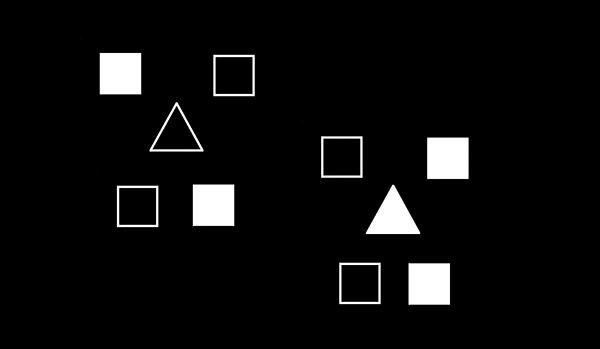
//> input picture ShapeDetection/test.png, 600 x 349 px, given in place of test1.mp4, which was not available
$ ./main   (built with g++ and OpenCV 4)
//> lines starting //> are read from the running program, lines starting //| are printed output that depends on the picture; after the words box and inside, x2 and y2 are one past the last pixel; in counts of white or black regions, pixels touching at a corner belong together; pictures that were not available may be replaced by others from this repository, and a replacement may not be noted
#include <opencv2\opencv.hpp>
#include <opencv\cv.h>
#include <queue>

using namespace cv;
using namespace std;

Mat original_image, binimage;
int thresh = 100, N = 5;

class Player
{
private:
	vector<Point> triangle;
	Point center; //center of triangle
	vector<vector<Point>> boxes;
	vector<Point> box_centers;
	char team; //team
	short number; //player's number
	Mat image;

	void setTeam()
	{
		Mat labels = Mat::zeros(image.size(), CV_8UC1);
		vector<vector<Point>> contour;
		contour.push_back(triangle);
		drawContours(labels, contour, -1, Scalar(255), CV_FILLED);

		Rect roi;
		Scalar area;

		roi = boundingRect(triangle);
		area = mean(image(roi), labels(roi));
		team = area[0] < 200 ? 'a' : 'b';

		labels.release();
		contour.clear();
	}

	Point getSquareCenter(vector<Point> box)
	{
		int x = 0;
		int y = 0;

		for (size_t i = 0; i < box.size(); i++)
		{
			x += box[i].x;
			y += box[i].y;
		}
		return(Point(x / box.size(), y / box.size()));

	}

	bool getColor(int idx)
	{
		Mat labels = Mat::zeros(image.size(), CV_8UC1);
		drawContours(labels, boxes, -1, Scalar(255), CV_FILLED);

		Rect roi;
		Scalar area;

		roi = boundingRect(boxes[idx]);
		area = mean(image(roi), labels(roi));

		labels.release();
		return area[0] < 200 ? false : true;
	}

	// [23 lines of commented-out code are left out]

	bool orientation(Point pstart, Point pend, Point point)
	{
		double d = (pend.x - pstart.x)*(point.y - pstart.y) - (pend.y - pstart.y)*(point.x - pstart.x);

		if (d < 0)
			return false;

		return true;
	}

	double eucleadDistance(Point& a, Point& b)
	{
		return sqrt(pow(a.x - b.x, 2) + pow(a.y - b.y, 2));
	}

	void calcNumber()
	{
		int backIdx1 = 10;
		int backIdx2 = 10;
		double dist;
		double minDist = image.size().height*image.size().width;

		for (int i = 0; i < boxes.size(); i++)
			box_centers.push_back(getSquareCenter(boxes[i]));

		for (int i = 0; i < boxes.size(); i++)
			for (int j = i + 1; j < boxes.size(); j++)
			{
				dist = eucleadDistance(box_centers[i], box_centers[j]);
				if (dist < minDist)
				{
					minDist = dist;
					backIdx1 = i;
					backIdx2 = j;
				}
			}

		// индексы передних квадратов
		int frontIdx1 = 0;
		int frontIdx2 = 0;
		while (frontIdx1 == backIdx1 || frontIdx1 == backIdx2)
			frontIdx1++;
		while (frontIdx2 == backIdx1 || frontIdx2 == backIdx2 || frontIdx2 == frontIdx1)
			frontIdx2++;

		// определяем ближайший квадрат из передних
		int startbox = backIdx1;
		double dist1 = eucleadDistance(box_centers[startbox], box_centers[frontIdx1]);
		double dist2 = eucleadDistance(box_centers[startbox], box_centers[frontIdx2]);

		int next = dist1 < dist2 ? 1 : 2;

		// ориентация игрока
		if (orientation(box_centers[backIdx1], box_centers[backIdx2], box_centers[frontIdx1]))
		{
			startbox = backIdx2;
			next = next == 1 ? 2 : 1;
		}

		// получение номера
		number = 0;
		if (getColor(startbox))
			number++;
		number <<= 1;
		if (getColor(next == 1 ? frontIdx1 : frontIdx2))
			number++;
		number <<= 1;
		if (getColor(next == 1 ? frontIdx2 : frontIdx1))
			number++;
		number <<= 1;
		if (getColor(startbox == backIdx1 ? backIdx2 : backIdx1))
			number++;
	}

public:
	Player(vector<Point>& tri, Mat& img)
	{
		image = img.clone();
		for (int i = 0; i < tri.size(); i++)
			triangle.push_back(tri[i]);

		setTeam();
		number = -1;
	}

	~Player()
	{
		triangle.clear();
		boxes.clear();
		box_centers.clear();
		image.release();
	}

	void addBoxes(vector<Point>& box)
	{
		boxes.push_back(box);

		//if (boxes.size() == 4)
			//setNumber();
	}

	int getNumber()
	{
		return number;
	}

	char getTeam()
	{
		return team;
	}

	Point getCenter()
	{
		return center;
	}

	void updatePlayer()
	{
		if (boxes.size() == 4)
			calcNumber();
	}

	void drawPlayer(Mat& img)
	{
		Rect roi;
		Scalar area, color;

		// Draw Triangle
		const Point* pp = &triangle[0];
		int n = (int)triangle.size();
		color = team == 'a' ? Scalar(0, 255, 255) : Scalar(0, 0, 255);

		polylines(img, &pp, &n, 1, true, color, 1, LINE_AA);

		// Draw Squares
		Mat labels = Mat::zeros(img.size(), CV_8UC1);
		drawContours(labels, boxes, -1, Scalar(255), CV_FILLED);

		for (size_t i = 0; i < boxes.size(); i++)
		{
			pp = &boxes[i][0];
			n = (int)boxes[i].size();

			// is filled
			roi = boundingRect(boxes[i]);
			area = mean(image(roi), labels(roi));
			color = area[0] < 200 ? Scalar(0, 255, 0) : Scalar(255, 0, 0);

			polylines(img, &pp, &n, 1, true, color, 1, LINE_AA);
		}
		labels.release();

		// Draw Enclosing Circle
		Point2f center;
		float radius;
		vector<Point> points;
		for (int i = 0; i < boxes.size(); i++)
			for (int j = 0; j < boxes[i].size(); j++)
				points.push_back(boxes[i][j]);
		if (points.size() > 0)
		{
			minEnclosingCircle(points, center, radius);
			circle(img, center, radius, Scalar(0, 255, 255), 1, 8);
		}
		points.clear();

		// Draw Number
		//setNumber();
		putText(img, to_string(number), center, FONT_HERSHEY_DUPLEX, 0.75, Scalar(0, 0, 255), 1, CV_FILLED);

		imshow("image", img);
	}
};

// angle (for squares)
static double angle(Point pt1, Point pt2, Point pt0)
{
	double dx1 = pt1.x - pt0.x;
	double dy1 = pt1.y - pt0.y;
	double dx2 = pt2.x - pt0.x;
	double dy2 = pt2.y - pt0.y;
	return (dx1*dx2 + dy1*dy2) / sqrt((dx1*dx1 + dy1*dy1)*(dx2*dx2 + dy2*dy2) + 1e-10);
}

static void getAllCenters(vector<Point>& centers, vector<vector<Point>>& shape)
{
	centers.clear();

	for (int i = 0; i < shape.size(); i++)
	{
		int x = 0;
		int y = 0;
		for (int j = 0; j < shape[i].size(); j++)
		{
			x += shape[i][j].x;
			y += shape[i][j].y;
		}
		centers.push_back(Point(x / shape[i].size(), y / shape[i].size()));
	}
}

static double eucleadDistance(Point& a, Point& b)
{
	return sqrt(pow(a.x - b.x, 2) + pow(a.y - b.y, 2));
}

void findShapes(const Mat& image, vector<vector<Point>>& squares, vector<vector<Point>>& triangles)
{
	squares.clear();
	triangles.clear();

	Mat gray, pyr, timg, gray0(image.size(), CV_8U);
	vector<vector<Point>> contours;

	cvtColor(image, gray, CV_BGR2GRAY);

	pyrDown(gray, pyr, Size(image.cols / 2, image.rows / 2));
	pyrUp(pyr, gray0, image.size());

	Canny(gray0, gray, 50, thresh, 3);
	dilate(gray, gray, Mat(), Point(-1, -1));
	erode(gray, gray, Mat(), Point(-1, -1));

	findContours(gray, contours, RETR_EXTERNAL, CHAIN_APPROX_SIMPLE);


	Mat labels = Mat::zeros(image.size(), CV_8UC1);
	drawContours(labels, contours, -1, Scalar(255), 1);

	imshow("contours", labels);
	labels.release();

	vector<Point> approx;

	for (size_t i = 0; i < contours.size(); i++)
	{
		approxPolyDP(Mat(contours[i]), approx, arcLength(Mat(contours[i]), true)*0.02, true);

		if (approx.size() == 4 &&
			fabs(contourArea(Mat(approx))) > 100 &&
			isContourConvex(Mat(approx)))
		{

			// [9 lines of commented-out code are left out]
				squares.push_back(approx);
		}

		if (approx.size() == 3 &&
			fabs(contourArea(Mat(approx))) > 100 &&
			isContourConvex(Mat(approx)))
				triangles.push_back(approx);

		approx.clear();
	}
}

static void getPlayers(Mat& image, vector<Player>& players, vector<vector<Point>>& triangles, vector<vector<Point>>& squares, vector<Point>& tri_centers, vector<Point>& squ_centers)
{
	getAllCenters(tri_centers, triangles);
	getAllCenters(squ_centers, squares);

	multimap <double, vector<Point>> dist;
	for (size_t i = 0; i < triangles.size(); i++)
	{
		players.push_back(Player(triangles[i], image));

		dist.clear();
		for (size_t j = 0; j < squares.size(); j++)
			dist.insert(make_pair(eucleadDistance(tri_centers[i], squ_centers[j]), squares[j]));

		int k = 0;
		auto it = dist.begin();
		while (it != dist.end() && k < 4)
		{
			players[i].addBoxes((*it).second);
			k++;
			it++;
		}
	}
}


void clearPlayers(vector<Player>& players)
{
	for (int i = 0; i < players.size(); i++)
		players[i].~Player();
	players.clear();
}


int setNumber(Mat& image, vector<vector<Point>> boxes)
{
	Mat labels = Mat::zeros(image.size(), CV_8UC1);
	Rect roi;
	Scalar area;

	int number = 0;
	int fill;
	for (int i = 0; i < boxes.size(); i++)
	{
		roi = boundingRect(boxes[i]);
		area = mean(image(roi), labels(roi));

		fill = area[0] < 200 ? 0 : 1;
		number += fill;
		number << 1;
	}
	labels.release();
	return number;
}

int main()
{


	//ofstream fout("log.txt");

	vector<vector<Point>> squares;
	vector<vector<Point>> triangles;
	vector<Player> players;
	vector<Point> tri_centers;
	vector<Point> squ_centers;

	cvNamedWindow("image", CV_WINDOW_AUTOSIZE);
	cvNamedWindow("contours", CV_WINDOW_AUTOSIZE);

	// [26 lines of commented-out code are left out]
	VideoCapture cap = VideoCapture("test1.mp4");

	if (!cap.isOpened())  // check if we succeeded
		return -1;

	for (;;)
	{
		cap >> original_image; // get a new frame from camera
//> original_image is the input picture: 349 rows x 600 cols, CV_8UC3; min 0, max 255, mean 12.3

		if (!cap.grab())
			break;

		cvtColor(original_image, binimage, CV_BGR2GRAY);
		adaptiveThreshold(binimage, binimage, 255, ADAPTIVE_THRESH_MEAN_C, THRESH_BINARY, 7, 2);
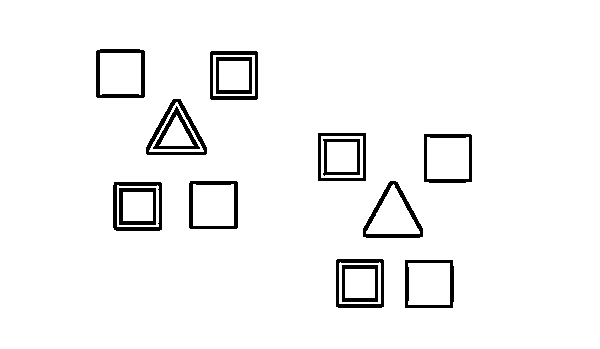
//> binimage: 349 rows x 600 cols, CV_8UC1; 95.8% white; 15 black regions, largest, box (x1, y1, x2, y2) and area: (363, 181, 423, 238) 732, (96, 49, 145, 98) 703, (146, 99, 207, 155) 671
		dilate(binimage, binimage, Mat(), Point(-1, -1));
		erode(binimage, binimage, Mat(), Point(-1, -1));

		clearPlayers(players);

		findShapes(original_image, squares, triangles);
//> in findShapes, `pyrDown(gray, pyr, Size(image.cols / 2, image.rows / 2));`:
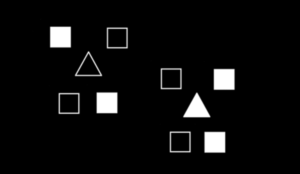
//> pyr: 174 rows x 300 cols, CV_8UC1; min 0, max 255, mean 12.3
//> in findShapes, `pyrUp(pyr, gray0, image.size());`:
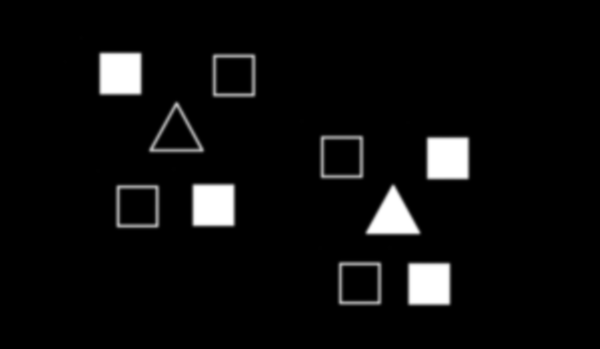
//> gray0: 349 rows x 600 cols, CV_8UC1; min 0, max 255, mean 12.3
//> in findShapes, `erode(gray, gray, Mat(), Point(-1, -1));`:
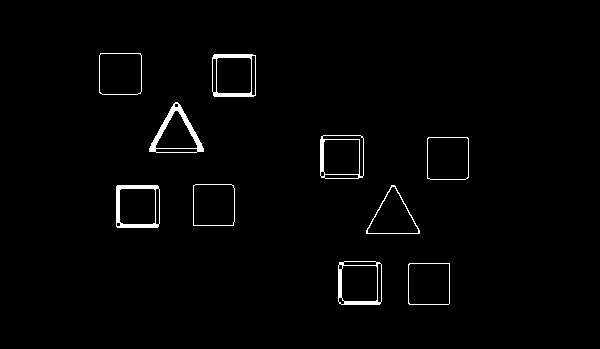
//> gray: 349 rows x 600 cols, CV_8UC1; 1.6% white; 10 white regions
//> in findShapes, `findContours(gray, contours, RETR_EXTERNAL, CHAIN_APPROX_SIMPLE);`: contours = 10 contours; largest, box (x1, y1, x2, y2) and area: (320, 135, 364, 179) 1828, (338, 261, 382, 305) 1826, (116, 185, 160, 228) 1797, (212, 54, 256, 97) 1794, (427, 137, 469, 180) 1716
//> in findShapes, `drawContours(labels, contours, -1, Scalar(255), 1);`:
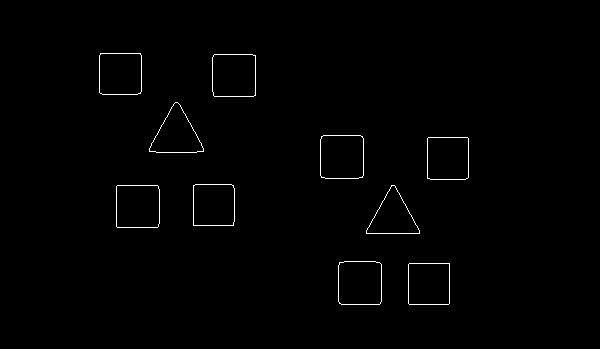
//> labels: 349 rows x 600 cols, CV_8UC1; 0.77% white in thin lines or dots, all inside (x1, y1, x2, y2) = (99, 53, 469, 305)
//> the loop in findShapes, `for (size_t i = 0; i < contours.size(); i++)` made 10 passes
//> squares = 8 contours; box (x1, y1, x2, y2) and area: (116, 185, 159, 228) 1682, (321, 136, 363, 178) 1681, (213, 55, 256, 97) 1681, (339, 262, 382, 305) 1662, (408, 263, 450, 305) 1620, (427, 137, 469, 179) 1620, (193, 185, 234, 226) 1600, (99, 53, 141, 94) 1600; triangles = 2 contours; box (x1, y1, x2, y2) and area: (149, 102, 204, 152) 1323, (366, 185, 420, 234) 1272
		getPlayers(binimage, players, triangles, squares, tri_centers, squ_centers);
//> the loop in getAllCenters, `for (int i = 0; i < shape.size(); i++)` made 2 passes
//> (x, y) on passes 1 to 2: (1176, 651), (527, 404)
//> in getPlayers, `getAllCenters(tri_centers, triangles);`: tri_centers = 2 Points (x, y): [392, 217], [175, 134]
//> the loop in getAllCenters (call 2), `for (int i = 0; i < shape.size(); i++)` made 8 passes
//> (x, y) on passes 1 to 8: (1714, 1133), (1438, 1133), (548, 824), (852, 820), (1790, 631), (1366, 626), (937, 301), (479, 291)
//> in getPlayers, `getAllCenters(squ_centers, squares);`: squ_centers = 8 Points (x, y): [428, 283], [359, 283], [137, 206], [213, 205], [447, 157], [341, 156], [234, 75], [119, 72]
//> the loop in getPlayers, `for (size_t i = 0; i < triangles.size(); i++)` made 2 passes
//> (area in setTeam, team in setTeam, k) on passes 1 to 2: (Scalar(251.4), 'b', 4), (Scalar(167.2), 'a', 4)
//> after the loop in getPlayers, `for (size_t i = 0; i < triangles.size(); i++)`: dist = 8 items
//> players = 2 items; tri_centers = 2 Points (x, y): [392, 217], [175, 134]

		for (int i = 0; i < players.size(); i++)
		{
			players[i].updatePlayer();
			players[i].drawPlayer(original_image);
		}
//> this loop made 2 passes
//> (dist1 in calcNumber, dist2 in calcNumber, next in calcNumber, d in orientation, area in getColor, roi in getColor (second call), area in getColor (second call), number in calcNumber) on passes 1 to 2: (128.3, 153.7, 1, -8763, Scalar(181.6), Rect(321, 136, 42, 42), Scalar(197.8), 3), (131.7, 162.9, 2, 9859, Scalar(174.1), Rect(99, 53, 42, 41), Scalar(252), 5)
//> pass 1, in drawPlayer, `putText(img, to_string(number), center, FONT_HERSHEY_DUPLEX, 0.75, Sca..`:
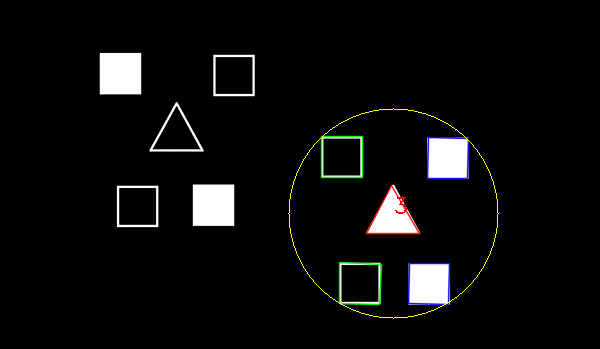
//> img: 349 rows x 600 cols, CV_8UC3; 1.43% of pixels changed, all inside (x1, y1, x2, y2) = (288, 108, 499, 319)
//> pass 2, in drawPlayer (call 2), `putText(img, to_string(number), center, FONT_HERSHEY_DUPLEX, 0.75, Sca..`:
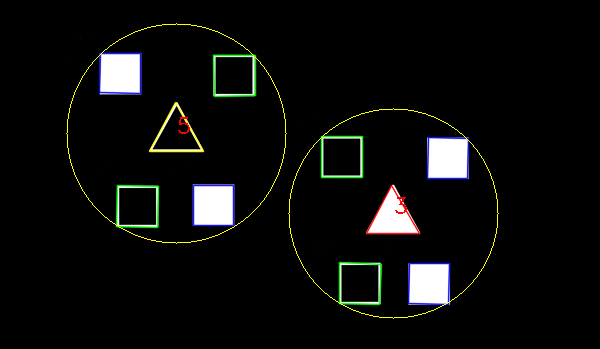
//> img: 349 rows x 600 cols, CV_8UC3; 1.45% of pixels changed, all inside (x1, y1, x2, y2) = (66, 23, 287, 244)

		if (waitKey(30) >= 0) break;
//> the Esc key is pressed
	}

	waitKey(0);
	destroyAllWindows();

	// освобождаем ресурсы
	cap.release();
	original_image.release();
	binimage.release();

	return 0;
}
